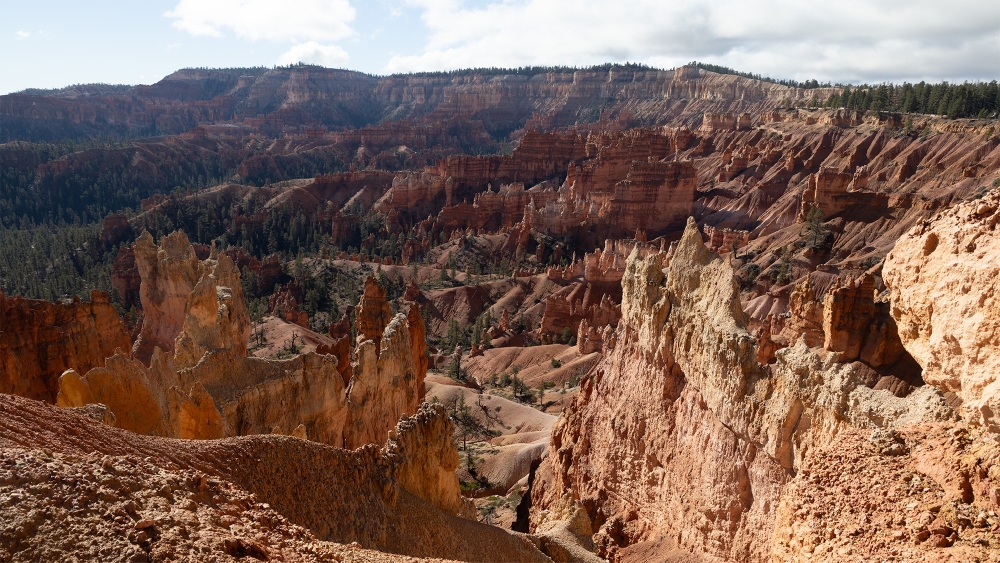
#> input picture comparisons/0265/_52_0265-original.jpg, 2000 x 1125 px (shown at 1/2 size)
$ python m.py ../comparisons/0265/_52_0265-original.jpg
#> lines starting #> are read from the running program, lines starting #| are printed output that depends on the picture; after the words box and inside, x2 and y2 are one past the last pixel; in counts of white or black regions, pixels touching at a corner belong together
import sys, numpy as np
from PIL import Image
from skimage.color import rgb2lab
from scipy.ndimage import gaussian_filter
def load(p):
    a=np.asarray(Image.open(p).convert('RGB'))/255.0
    lab=rgb2lab(a); L=lab[...,0]; C=np.hypot(lab[...,1],lab[...,2])
#> after `lab = rgb2lab(a)`: lab: shape (1125, 2000, 3) float64; mean of channels 0, 1, 2 43.8, 10, 11.4
#> after `L = lab[..., 0]`:
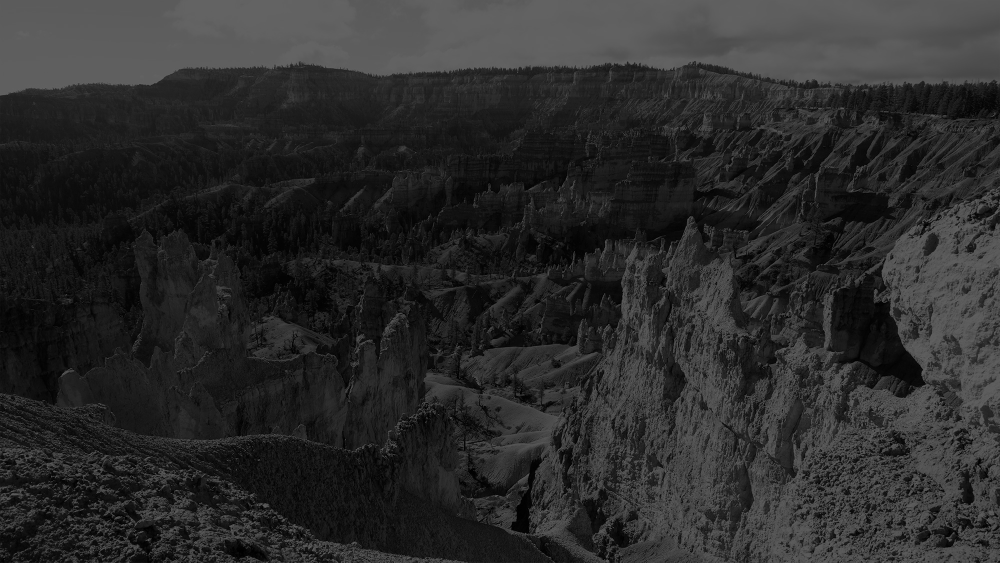
#> L: shape (1125, 2000) float64 (shown at 1/2 size); min 0, max 100, mean 43.8
#> after `C = np.hypot(lab[..., 1], lab[..., 2])`:
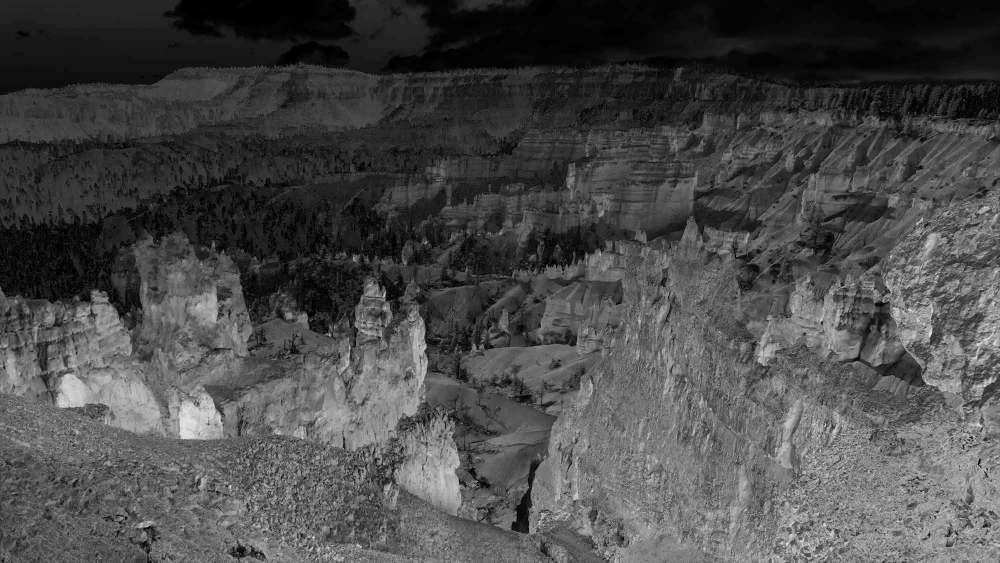
#> C: shape (1125, 2000) float64 (shown at 1/2 size); min 0, max 65.39, mean 19.1; drawn with min black and max white
    det=np.abs(L-gaussian_filter(L,2))
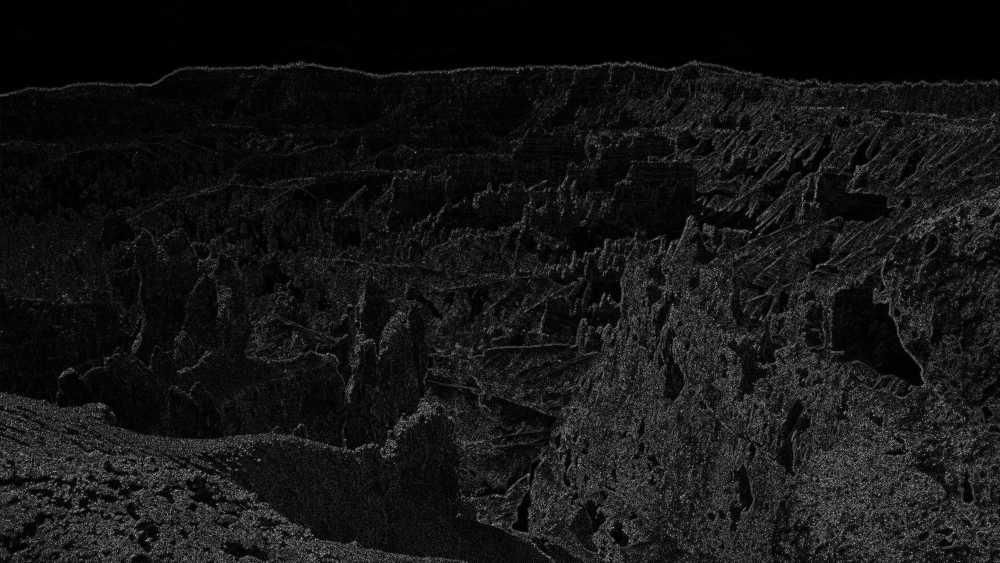
#> det: shape (1125, 2000) float64 (shown at 1/2 size); min 0, max 68.75, mean 5.8; drawn with min black and max white
    return L,C,det
# regions in preview px (x0,y0,x1,y1) for 0044
R = {
    'hero-hoodoos': (650, 420, 1150, 680),
    'mesa-flare': (1000, 280, 1500, 550),
    'mesa-left(ctrl)': (400, 320, 750, 450),
    'fg-pines': (400, 1050, 1600, 1334),
    'sky(ctrl)': (500, 30, 1600, 180),
    'dist-ridge(ctrl)': (200, 240, 1000, 320),
}
def stats(L,C,det,rock):
    out={}
    for k,(x0,y0,x1,y1) in R.items():
        s=np.s_[y0:y1,x0:x1]; m=rock[s]
        out[k]=(np.median(L[s]), m.mean(), np.median(L[s][m]) if m.any() else np.nan,
                det[s][m].std() if m.any() else np.nan, np.median(C[s][m]) if m.any() else np.nan)
    return out
if __name__=='__main__':
    L,C,det=load(sys.argv[1])
    rock=(C>12)  # chroma separates red rock from grey fog
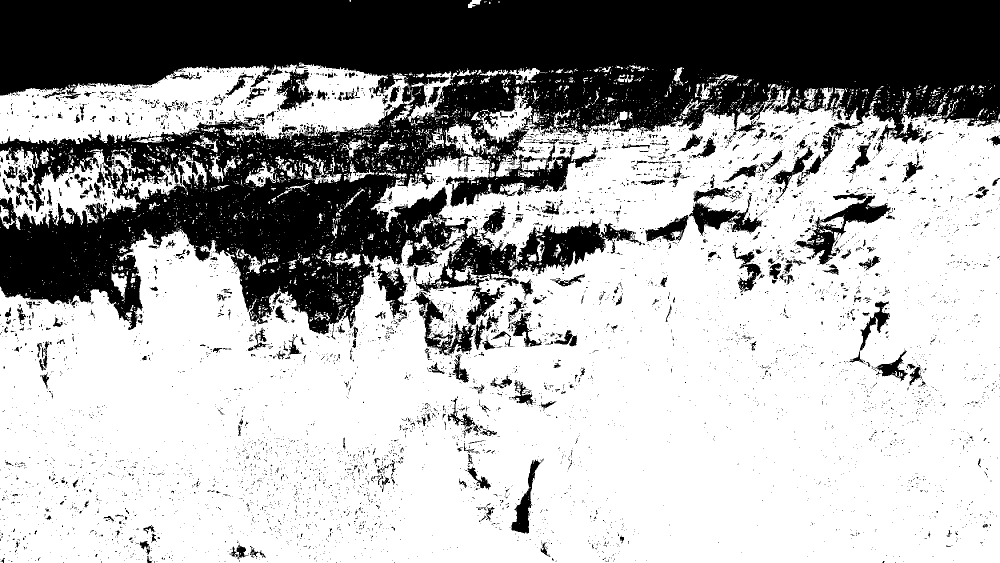
#> rock: shape (1125, 2000) bool (shown at 1/2 size); 66.9% white; 6483 black regions (5994 under 20 px), largest, box (x1, y1, x2, y2) and area: (0, 0, 2000, 679) 647328, (1590, 386, 1782, 530) 6889, (1378, 374, 1526, 472) 5229
    print('region          medL  rock%  rockL  rockDet  rockC')
    for k,v in stats(L,C,det,rock).items(): print(f'{k:14s} {v[0]:5.1f} {v[1]*100:5.0f} {v[2]:6.1f} {v[3]:7.2f} {v[4]:6.1f}')
#> this loop made 6 passes
#> (k, v) on passes 1 to 6: ('hero-hoodoos', (20.41, 0.526, 25.76, 5.91, 17.69)), ('mesa-flare', (23.78, 0.738, 26.91, 6.45, 18.83)), ('mesa-left(ctrl)', (19.07, 0.16, 17.46, 3.52, 13.3)), ('fg-pines', (34.37, 0.978, 35.41, 8.55, 29.73)), ('sky(ctrl)', (93.13, 0.0941, 38.45, 4.33, 14.31)), ('dist-ridge(ctrl)', (27.19, 0.373, 26.47, 2.02, 14))
#| hero-hoodoos    20.4    53   25.8    5.91   17.7
#| mesa-flare      23.8    74   26.9    6.45   18.8
#| mesa-left(ctrl)  19.1    16   17.5    3.52   13.3
#| fg-pines        34.4    98   35.4    8.55   29.7
#| sky(ctrl)       93.1     9   38.4    4.33   14.3
#| dist-ridge(ctrl)  27.2    37   26.5    2.02   14.0
    # L histogram of rock vs fog inside fog-affected zone (x>900)
    z=np.s_[:,900:]
    for name,m in (('rock',rock[z]),('fog',(C<8)[z])):
        print(name,'L pct 5/25/50/75/95:',np.percentile(L[z][m],[5,25,50,75,95]).round(1))
#> this loop made 2 passes
#> name on passes 1 to 2: 'rock', 'fog'
#| rock L pct 5/25/50/75/95: [13.3 26.6 44.8 69.2 88.2]
#| fog L pct 5/25/50/75/95: [ 5.4 36.4 86.9 94.8 97.9]
